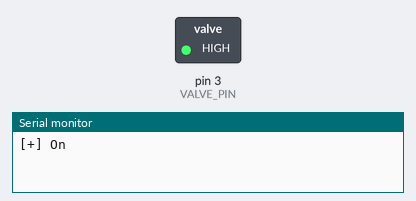
Recording of a sketch running on a simulated Arduino Uno, built with avr-gcc and run on an emulated ATmega328P. On the bench: switched loads named in the sketch (green lamp = pin HIGH), the last lines printed to the serial monitor.

Above: at 0.5 s.
At 3.5 s:
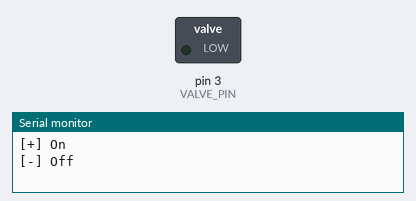
Timing chart, 0 to 7.8 s (numbered marks = the images above):
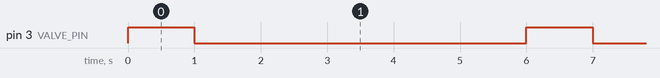

The sketch:

valve.ino
```cpp
#define VALVE_PIN 3

void setup() {
  // put your setup code here, to run once:
  pinMode(VALVE_PIN, OUTPUT);
  Serial.begin(9600);
}

void loop() {
  // put your main code here, to run repeatedly:
  digitalWrite(VALVE_PIN, HIGH);
  Serial.println("[+] On");
  delay(1000);
  digitalWrite(VALVE_PIN, LOW);
  Serial.println("[-] Off");
  delay(5000);
}
```

Measured:
- by itself, pin 3 (VALVE_PIN): alternates HIGH for 1.0 s and LOW for 5.0 s
